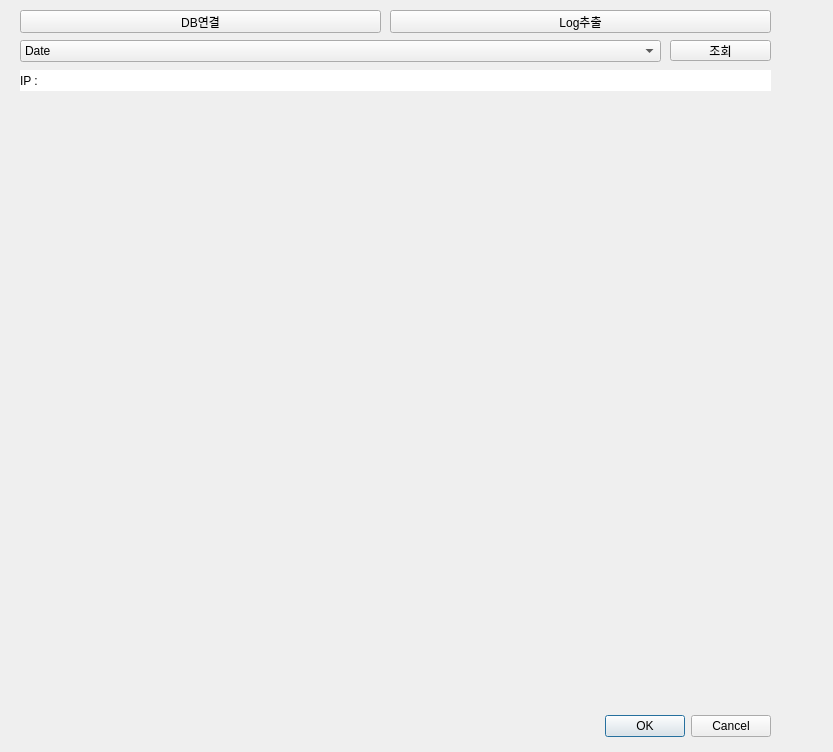
<?xml version="1.0" encoding="UTF-8"?>
<ui version="4.0">
 <class>Dialog</class>
 <widget class="QDialog" name="Dialog">
  <property name="geometry">
   <rect>
    <x>0</x>
    <y>0</y>
    <width>833</width>
    <height>752</height>
   </rect>
  </property>
  <property name="windowTitle">
   <string>Dialog</string>
  </property>
  <widget class="QDialogButtonBox" name="buttonBox">
   <property name="geometry">
    <rect>
     <x>430</x>
     <y>710</y>
     <width>341</width>
     <height>32</height>
    </rect>
   </property>
   <property name="orientation">
    <enum>Qt::Horizontal</enum>
   </property>
   <property name="standardButtons">
    <set>QDialogButtonBox::Cancel|QDialogButtonBox::Ok</set>
   </property>
  </widget>
  <widget class="QWidget" name="verticalLayoutWidget">
   <property name="geometry">
    <rect>
     <x>30</x>
     <y>100</y>
     <width>741</width>
     <height>271</height>
    </rect>
   </property>
   <layout class="QVBoxLayout" name="verticalLayout"/>
  </widget>
  <widget class="QWidget" name="verticalLayoutWidget_2">
   <property name="geometry">
    <rect>
     <x>30</x>
     <y>390</y>
     <width>741</width>
     <height>301</height>
    </rect>
   </property>
   <layout class="QVBoxLayout" name="verticalLayout_2"/>
  </widget>
  <widget class="QComboBox" name="comboBox">
   <property name="geometry">
    <rect>
     <x>20</x>
     <y>40</y>
     <width>641</width>
     <height>22</height>
    </rect>
   </property>
   <item>
    <property name="text">
     <string>Date</string>
    </property>
   </item>
  </widget>
  <widget class="QLabel" name="label">
   <property name="geometry">
    <rect>
     <x>20</x>
     <y>70</y>
     <width>751</width>
     <height>21</height>
    </rect>
   </property>
   <property name="styleSheet">
    <string notr="true">background-color: rgb(255, 255, 255);</string>
   </property>
   <property name="text">
    <string>IP : </string>
   </property>
  </widget>
  <widget class="QPushButton" name="pushButton">
   <property name="geometry">
    <rect>
     <x>670</x>
     <y>40</y>
     <width>101</width>
     <height>21</height>
    </rect>
   </property>
   <property name="text">
    <string>조회</string>
   </property>
  </widget>
  <widget class="QPushButton" name="pushButton_2">
   <property name="geometry">
    <rect>
     <x>20</x>
     <y>10</y>
     <width>361</width>
     <height>23</height>
    </rect>
   </property>
   <property name="text">
    <string>DB연결</string>
   </property>
  </widget>
  <widget class="QPushButton" name="pushButton_3">
   <property name="geometry">
    <rect>
     <x>390</x>
     <y>10</y>
     <width>381</width>
     <height>23</height>
    </rect>
   </property>
   <property name="text">
    <string>Log추출</string>
   </property>
  </widget>
 </widget>
 <resources/>
 <connections>
  <connection>
   <sender>buttonBox</sender>
   <signal>accepted()</signal>
   <receiver>Dialog</receiver>
   <slot>accept()</slot>
   <hints>
    <hint type="sourcelabel">
     <x>248</x>
     <y>254</y>
    </hint>
    <hint type="destinationlabel">
     <x>157</x>
     <y>274</y>
    </hint>
   </hints>
  </connection>
  <connection>
   <sender>buttonBox</sender>
   <signal>rejected()</signal>
   <receiver>Dialog</receiver>
   <slot>reject()</slot>
   <hints>
    <hint type="sourcelabel">
     <x>316</x>
     <y>260</y>
    </hint>
    <hint type="destinationlabel">
     <x>286</x>
     <y>274</y>
    </hint>
   </hints>
  </connection>
 </connections>
</ui>
